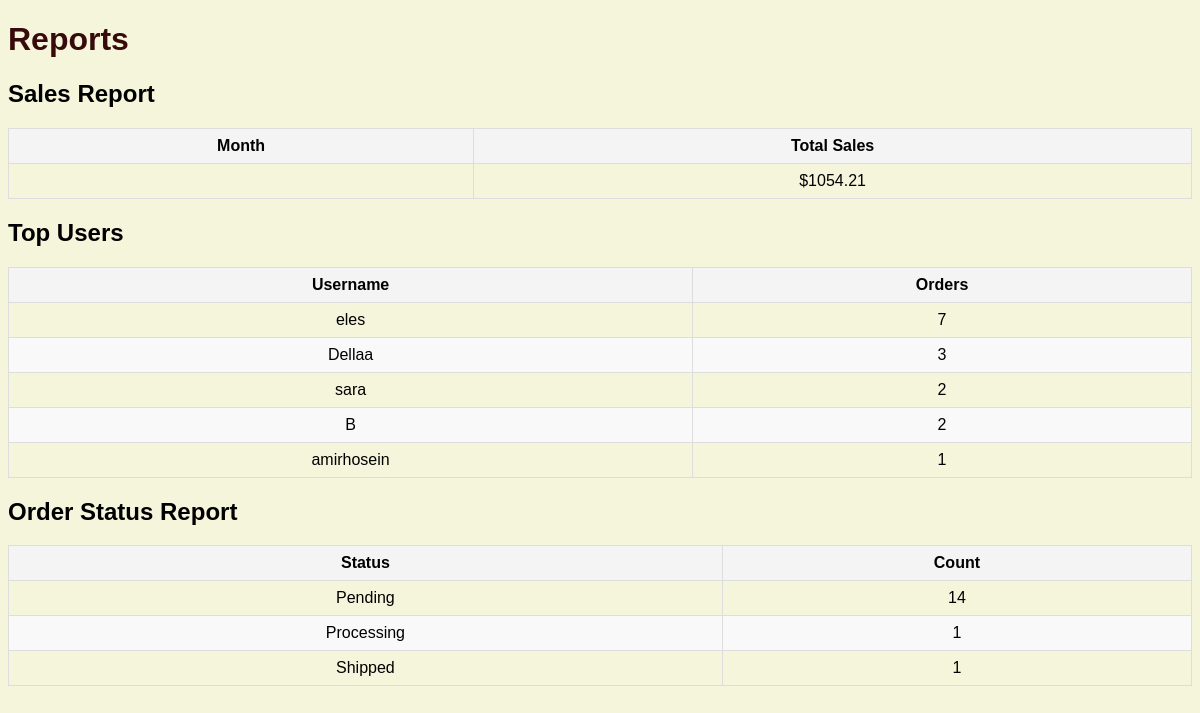
Screenshot of /view_reports with the database file from the repository.
### tables this page shows
CREATE TABLE "orders" (
    id INTEGER PRIMARY KEY AUTOINCREMENT,
    username TEXT NOT NULL,
    product_id INTEGER NOT NULL,
    status TEXT NOT NULL,
    total_price REAL NOT NULL, quantity INTEGER DEFAULT 1, product_name TEXT,
    FOREIGN KEY (product_id) REFERENCES products(id)
);

### app.py (the view)
@app.route('/view_reports', methods=['GET'])
def view_reports():
    conn = get_db()
    cursor = conn.cursor()
    cursor.execute('''
        SELECT  SUM(total_price) AS total_sales
        FROM orders

    ''')
    sales_reports = cursor.fetchall()
    cursor.execute('''
        SELECT username, COUNT(*) AS order_count
        FROM orders
        GROUP BY username
        ORDER BY order_count DESC
        LIMIT 5
    ''')
    user_reports = cursor.fetchall()
    cursor.execute('''
        SELECT status, COUNT(*) AS count
        FROM orders
        GROUP BY status
    ''')
    order_status_reports = cursor.fetchall()
    return render_template(
        'view_reports.html',
        sales_reports=sales_reports,
        user_reports=user_reports,
        order_status_reports=order_status_reports
    )

### app.py (called while the page is built)
def get_db():
    conn = sqlite3.connect(db)
    conn.row_factory = sqlite3.Row  # برای دسترسی به داده‌ها به صورت دیکشنری
    return conn

### templates/view_reports.html (shortened to what this page needs)
<!DOCTYPE html>
<html lang="en">
<head>
    <link rel="stylesheet" href="{{ url_for('static', filename='styles.css') }}">
</head>
<body>
    <h1>Reports</h1>
    <section>
        <h2>Sales Report</h2>
        <table>
            <thead>
                <tr>
                    <th>Month</th>
                    <th>Total Sales</th>
                </tr>
            </thead>
            <tbody>
                {% for report in sales_reports %}
                <tr>
                    <td>{{ report['month'] }}</td>
                    <td>${{ report['total_sales'] }}</td>
                </tr>
                {% endfor %}
            </tbody>
        </table>
    </section>
    <section>
        <h2>Top Users</h2>
        <table>
            <thead>
                <tr>
                    <th>Username</th>
                    <th>Orders</th>
                </tr>
            </thead>
            <tbody>
                {% for report in user_reports %}
                <tr>
                    <td>{{ report['username'] }}</td>
                    <td>{{ report['order_count'] }}</td>
                </tr>
                {% endfor %}
            </tbody>
        </table>
    </section>
    <section>
        <h2>Order Status Report</h2>
        <table>
            <thead>
                <tr>
                    <th>Status</th>
                    <th>Count</th>
                </tr>
            </thead>
            <tbody>
                {% for report in order_status_reports %}
                <tr>
                    <td>{{ report['status'] }}</td>
                    <td>{{ report['count'] }}</td>
                </tr>
                {% endfor %}
            </tbody>
        </table>
    </section>
</body>
</html>

### static/styles.css (style rules this page uses)
table { width: 100%; border-collapse: collapse; }
thead { background-color: #f4f4f4; }
th, td { border: 1px solid #ddd; padding: 8px; text-align: center; }
tr:nth-child(even) { background-color: #f9f9f9; }
body { font-family: 'Poppins', sans-serif; background-color: #f5f5dc; }
h1 { color: #370b0b; }

### rows the page displays
orders: username "amirhosein", order_count "1"
orders: status "Processing", count "1"
orders: status "Shipped", count "1"

### other values shown
{{ report['total_sales'] }} "1054.21"
{{ report['username'] }} "eles" "Dellaa" "sara" "B"
{{ report['order_count'] }} "7" "3" "2" "2"
{{ report['status'] }} "Pending"
{{ report['count'] }} "14"
